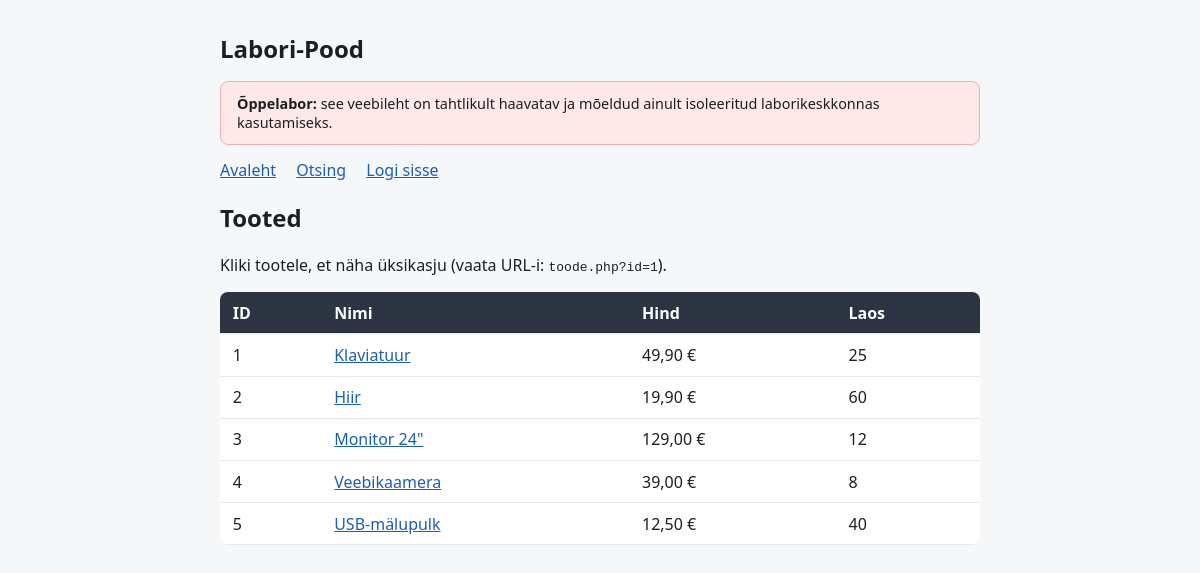
The page / on the database its author committed.
### tables this page shows
CREATE TABLE tooted (
    id        INT AUTO_INCREMENT PRIMARY KEY,
    nimi      VARCHAR(100) NOT NULL,
    kirjeldus TEXT,
    hind      DECIMAL(8,2) NOT NULL,
    laos      INT NOT NULL DEFAULT 0
);

### index.php (the view, shortened to what this page needs)
<?php require 'config.php'; ?>
<!DOCTYPE html>
<html lang="et">
<head>
</head>
<body>
    <h1>Labori-Pood</h1>
    <p class="hoiatus"><strong>Õppelabor:</strong> see veebileht on tahtlikult
       haavatav ja mõeldud ainult isoleeritud laborikeskkonnas kasutamiseks.</p>
    <nav>
        <a href="index.php">Avaleht</a>
        <a href="otsing.php">Otsing</a>
        <a href="login.php">Logi sisse</a>
    </nav>
    <h2>Tooted</h2>
    <p>Kliki tootele, et näha üksikasju (vaata URL-i: <code>toode.php?id=1</code>).</p>
    <table>
        <tr><th>ID</th><th>Nimi</th><th>Hind</th><th>Laos</th></tr>
        <?php
        $tulemus = mysqli_query($conn, "SELECT id, nimi, hind, laos FROM tooted ORDER BY id");
        while ($rida = mysqli_fetch_assoc($tulemus)) {
            echo '<tr>';
            echo '<td>' . (int)$rida['id'] . '</td>';
            echo '<td><a href="toode.php?id=' . (int)$rida['id'] . '">'
                 . htmlspecialchars($rida['nimi']) . '</a></td>';
            echo '<td>' . number_format($rida['hind'], 2, ',', ' ') . ' €</td>';
            echo '<td>' . (int)$rida['laos'] . '</td>';
            echo '</tr>';
        }
        ?>
    </table>
</body>
</html>

### index.php (style rules this page uses)
body { font-family:system-ui,sans-serif;max-width:760px;margin:2rem auto;padding:0 1rem;background:#f6f7f9;color:#1b1f24 }
h1 { font-size:1.5rem }
.hoiatus { background:#ffe8e8;border:1px solid #f1b0b0;padding:.75rem 1rem;border-radius:8px;font-size:.9rem }
table { border-collapse:collapse;width:100%;background:#fff;border-radius:8px;overflow:hidden }
th,td { padding:.6rem .8rem;border-bottom:1px solid #e4e7eb;text-align:left }
th { background:#2b3440;color:#fff }
a { color:#1a5fb4 }
nav a { margin-right:1rem }

### rows shown on the page
tooted: id "1", nimi "Klaviatuur", hind "49,90", laos "25"
tooted: id "2", nimi "Hiir", hind "19,90", laos "60"
tooted: id "3", nimi "Monitor 24\"", hind "129,00", laos "12"
tooted: id "4", nimi "Veebikaamera", hind "39,00", laos "8"
tooted: id "5", nimi "USB-mälupulk", hind "12,50", laos "40"
